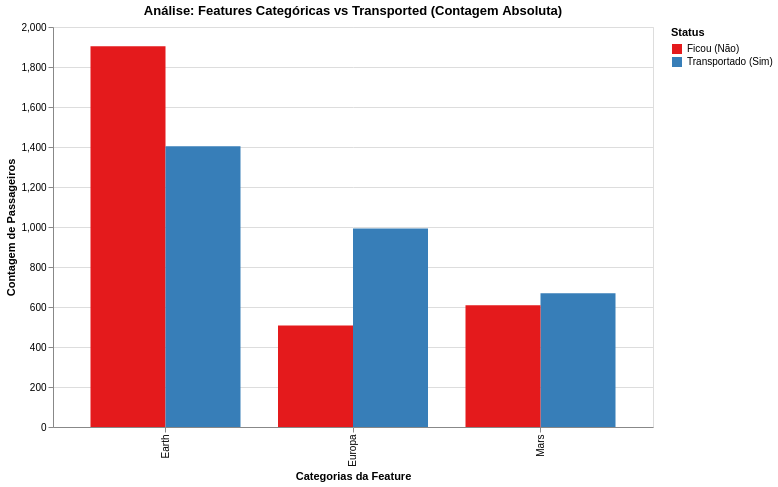

Notebook code cell kept with this figure:
### Markdown cell above
## 2.1 Categorical variables behavior

### Code cell
import altair as alt
import pandas as pd

# 0. Disable Altair's row limit
alt.data_transformers.disable_max_rows()

# 1. Define the categorical columns we want to analyze in the dropdown
cat_features = ['HomePlanet', 'Destination', 'CryoSleep', 'VIP']

# 2. Transform the DataFrame into "Long" format (Melt)
df_cat_melted = train_df.melt(
    id_vars=['Transported'], 
    value_vars=cat_features,
    var_name='Feature', 
    value_name='Categoria'
)

# Transforms boolean categories into True/False strings
df_cat_melted['Categoria'] = df_cat_melted['Categoria'].astype(str).replace({
    'True': 'True', 
    'False': 'False'
})

# Transforms the Target for the legend 
df_cat_melted['Transported'] = df_cat_melted['Transported'].astype(str).replace({
    'True': 'Transported (Yes)', 
    'False': 'Stayed (No)'
})
# ----------------------------------------------------

# 3. Create interactivity (Dropdown Menu)
dropdown_cat = alt.binding_select(options=cat_features, name='Categorical Feature: ')
selection_cat = alt.selection_point(fields=['Feature'], bind=dropdown_cat, value=cat_features[0])

# 4. Build the Chart (Side-by-Side by Count)
chart_cat = alt.Chart(df_cat_melted).mark_bar().encode(
    x=alt.X('Categoria:N', title='Feature Categories'),
    
    # xOffset places the Transported bars side-by-side
    xOffset='Transported:N', 
    
    # Y axis as a simple count
    y=alt.Y('count():Q', title='Passenger Count'),
    
    # Colors
    color=alt.Color('Transported:N', title='Status', scale=alt.Scale(scheme='set1')),
    
    # Tooltip (what appears when hovering the mouse)
    tooltip=['Categoria:N', 'Transported:N', 'count():Q']
).add_params(
    selection_cat
).transform_filter(
    selection_cat
).properties(
    width=600,
    height=400,
    title='Analysis: Categorical Features vs Transported (Absolute Count)'
).interactive()

# Display the chart
chart_cat

### Figure 1 — Vega-Lite specification as saved in the notebook (floating-point values rounded to 4 significant figures; data arrays with more than 128 entries replaced by an {"elided": "..."} marker saying what was removed)
{"config": {"view": {"continuousWidth": 300, "continuousHeight": 300}}, "data": {"name": "data-dd36b3230e8a84ebfd20c3dca1c832bb"}, "mark": {"type": "bar"}, "encoding": {"color": {"field": "Transported", "scale": {"scheme": "set1"}, "title": "Status", "type": "nominal"}, "tooltip": [{"field": "Categoria", "type": "nominal"}, {"field": "Transported", "type": "nominal"}, {"aggregate": "count", "type": "quantitative"}], "x": {"field": "Categoria", "title": "Categorias da Feature", "type": "nominal"}, "xOffset": {"field": "Transported", "type": "nominal"}, "y": {"aggregate": "count", "title": "Contagem de Passageiros", "type": "quantitative"}}, "height": 400, "params": [{"name": "param_4437d89d9ac4077f", "select": {"type": "point", "fields": ["Feature"]}, "bind": {"input": "select", "options": ["HomePlanet", "Destination", "CryoSleep", "VIP"], "name": "Feature Categórica: "}, "value": "HomePlanet"}, {"name": "param_1e9efca18e7a2868", "select": {"type": "interval", "encodings": ["x", "y"]}, "bind": "scales"}], "title": "Análise: Features Categóricas vs Transported (Contagem Absoluta)", "transform": [{"filter": {"param": "param_4437d89d9ac4077f"}}], "width": 600, "$schema": "https://vega.github.io/schema/vega-lite/v6.4.1.json", "datasets": {"data-dd36b3230e8a84ebfd20c3dca1c832bb": {"elided": "24340 records"}}}
